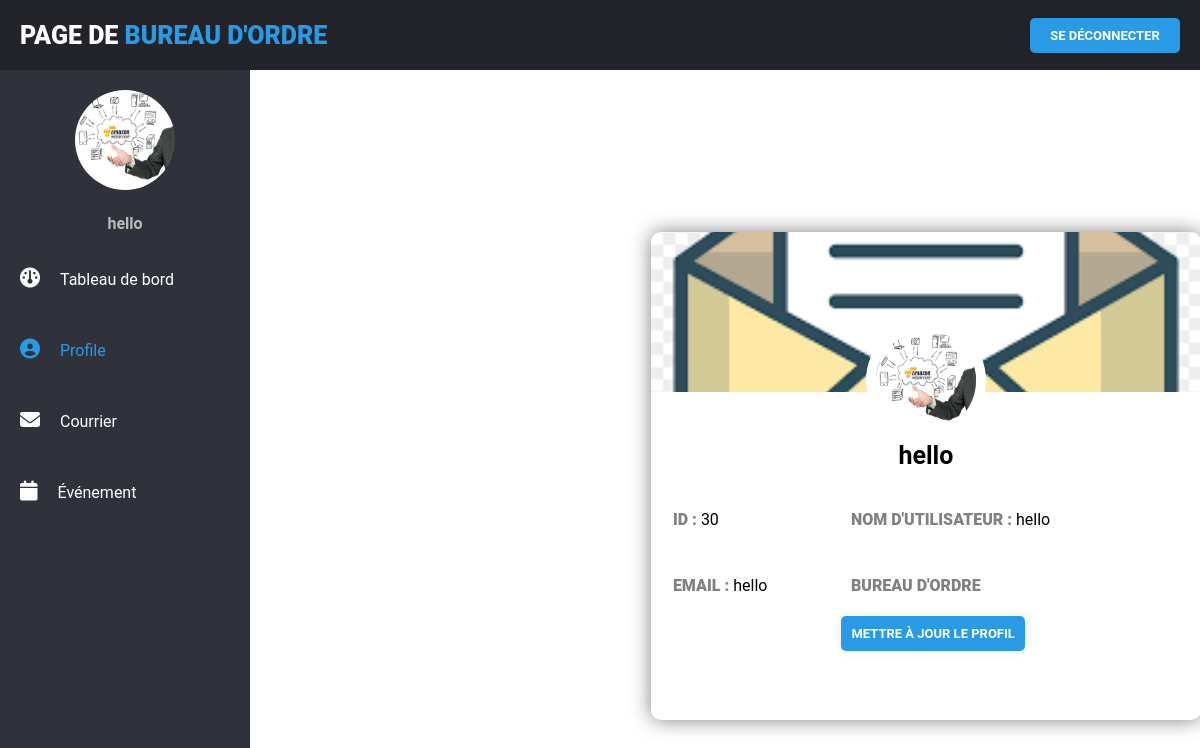
Screenshot of /app_web_final/home_profil_direction.php (signed in) with the database file from the repository.
### tables this page shows
CREATE TABLE `user_form` (
  `id` int(11) NOT NULL,
  `name` varchar(255) NOT NULL,
  `email` varchar(255) NOT NULL,
  `utilname` varchar(255) NOT NULL,
  `password` varchar(255) NOT NULL,
  `image` varchar(255) NOT NULL,
  `direction` varchar(255) NOT NULL,
  `utiltype` varchar(50) NOT NULL DEFAULT 'Utilisateur'
);

### app_web_final/home_profil_direction.php (the view, shortened to what this page needs)
<?php
include 'config.php';
$user_id = $_SESSION['user_id'];
$name = $_SESSION['name'];
?>
<!DOCTYPE html>
<html lang="en">
<head>
    <link rel="stylesheet" href="css/style2.css">
</head>
<body>
        <div class="wrapper">
            <div class="header">
                <div class="header-menu">
                    <div class="title">Page de <span> Bureau d'ordre
                     </span>
                  </div>
                    <ul>
                    <a href="home_profil_direction.php?logout=<?php echo $user_id; ?>" class="btn1">Se déconnecter</a>
                    </ul>
                </div>
            </div>
            <div class="sidebar">
                <div class="sidebar-menu">
                    <center class="profile">
                    <?php
      $select = mysqli_query($conn, "SELECT * FROM `user_form` WHERE id = '$user_id'") or die('query failed');
      if(mysqli_num_rows($select) > 0){
         $fetch = mysqli_fetch_assoc($select);
      }
      if($fetch['image'] == ''){
         echo '<img src="images/default-avatar.png">';
      }else{
         echo '<img src="uploaded_img/'.$fetch['image'].'">';
      }
   ?>
                        <p><?php echo $name; ?></p>
                    </center>
                    <li class="item" id="profile">
                        <a href="home_direction.php" class="menu-btn">
                        <i class="fas fa-gauge"></i><span >Tableau de bord</span>
                        </a>
                    </li>
                    <li class="item" id="profile">
                        <a href="home_profil_direction.php" class="menu-btn">
                            <i style="color:#289ae6"  class="fas fa-user-circle"></i><span style="color:#289ae6">Profile </span>
                        </a>
                    </li>
                    <li class="item" id="profile">
                        <a href="view_courrier.php" class="menu-btn">
                        <i class="fas fa-envelope"></i><span>Courrier </span>
                        </a>
                    </li>
                    <li class="item" id="profile">
                        <a href="evenement.php" class="menu-btn">
                        <i  class="fas fa-calendar"></i><span>Événement </span>
                        </a>
                    </li>
                </div>
            </div>
            <table>
    <tr>
            <td><pre>                                                                                                                                                                   </pre></td>
<td>
        <div class="cardv">
  <div class="card-imagev">
    <img src="images/1.png" alt="">
  </div>
  <div class="profile-imagev">
  <?php
  $select = mysqli_query($conn, "SELECT * FROM `user_form` WHERE id = '$user_id'") or die('query failed');
  if(mysqli_num_rows($select) > 0){
     $fetch = mysqli_fetch_assoc($select);
  }
  if($fetch['image'] == ''){
     echo '<img src="images/default-avatar.png">';
  }else{
     echo '<img src="uploaded_img/'.$fetch['image'].'">';
  }
?>
  </div>
  <div class="card-contentv">
    <h3><?php echo $fetch['name']; ?></h3>
    <br><br>
    <table>
       <tr>
    <td><p><span class="bl">id : </span><?php echo $fetch['id']; ?> </td><td>&nbsp &nbsp &nbsp &nbsp &nbsp &nbsp &nbsp &nbsp</td><td> <span class="bl">Nom d'utilisateur : </span><?php echo $fetch['utilname']; ?></p>
    <tr><td><br><br></td></tr>
  </td></tr><tr> <td><p><span class="bl">email : </span><?php echo $fetch['email']; ?> </td><td>&nbsp &nbsp &nbsp &nbsp &nbsp &nbsp &nbsp &nbsp</td><td> <span class="bl">Bureau D'ordre </span></p> </td>
</table>
<br>
<table>
       <tr><td>&nbsp &nbsp &nbsp &nbsp &nbsp &nbsp &nbsp &nbsp &nbsp &nbsp &nbsp &nbsp &nbsp &nbsp &nbsp &nbsp &nbsp &nbsp &nbsp &nbsp &nbsp &nbsp &nbsp &nbsp </td>
     <td><a href="update_profile_direction.php" class="btn1">mettre à jour le profil</a></td>
     </tr></table>
<br><br> <br><br>
  </div>
</div>
</td></tr></table>
   </body>
   </html>

### app_web_final/css/style2.css (style rules this page uses)
:root { --blue:#3498db; --dark-blue:#2980b9; --red:#e74c3c; --dark-red:#c0392b; --black:#333; --white:#fff; --light-bg:#eee; --box-shadow:0 5px 10px rgba(0,0,0,.1); }
* { font-family: 'Poppins', sans-serif; margin:0; padding:0; box-sizing: border-box; outline: none; border: none; text-decoration: none; }
* { margin: 0; padding: 0; list-style: none; text-decoration: none; box-sizing: border-box; font-family: "Roboto", sans-serif; }
body { background: #fff; }
.wrapper .header { z-index: 1; background: #22242A; position: fixed; width: calc(100% - 0%); height: 70px; display: flex; top: 0; }
.wrapper .header .header-menu { width: calc(100% - 0%); height: 100%; display: flex; justify-content: space-between; align-items: center; padding: 0 20px; }
.wrapper .header .header-menu .title { color: #fff; font-size: 25px; text-transform: uppercase; font-weight: 900; }
.wrapper .header .header-menu .title span { color: #289ae6; }
.wrapper .header .header-menu ul { display: flex; }
.wrapper .sidebar { z-index: 1; background: #2F323A; position: fixed; top: 70px; width: 250px; height: calc(100% - 9%); transition: 0.3s; transition-property: width; overflow-y: auto; }
.wrapper .sidebar .sidebar-menu { overflow: hidden; }
.wrapper .sidebar .sidebar-menu .profile img { margin: 20px 0; width: 100px; height: 100px; border-radius: 50%; }
.wrapper .sidebar .sidebar-menu .profile p { color: #bbb; font-weight: 700; margin-bottom: 10px; }
.wrapper .sidebar .sidebar-menu .item { width: 250px; overflow: hidden; }
.wrapper .sidebar .sidebar-menu .item .menu-btn { display: block; color: #fff; position: relative; padding: 25px 20px; transition: 0.3s; transition-property: color; }
.wrapper .sidebar .sidebar-menu .item .menu-btn i { margin-right: 20px; }
.btn1 { font-family: "Roboto", sans-serif; font-size: 13px; font-weight: bold; background: #289ae6; width: 150px; padding: 10px; text-align: center; text-decoration: none; text-transform: uppercase; color: #fff; border-radius: 5px; cursor: pointer; box-shadow: 0 0 10px rgba(0, 0, 0, 0.1); -webkit-transition-duration: 0.3s; transition-duration: 0.3s; -webkit-transition-property: box-shadow, transform; transition-property: box-shadow, transform; }

### app_web_final/home_profil_direction.php (style rules this page uses)
.fas { font-size: 20px; }
.cardv { font-family: "Candara", sans-serif; width: 550px; overflow: hidden; background: #fff; border-radius: 10px; box-shadow: 0 0 20px rgba(0, 0, 0, 0.5); display: flex; flex-direction: column; }
.card-imagev img { width: 100%; height: 160px; border-top-left-radius: 10px; border-top-right-radius: 10px; object-fit: cover; }
.profile-imagev img { z-index: 1; width: 120px; height: 120px; position: relative; margin-top: -75px; display: block; margin-left: auto; margin-right: auto; border-radius: 100px; border: 10px solid #fff; transition-duration: 0.4s; transition-property: transform; }
.card-contentv h3 { font-size: 25px; text-align: center; margin: 0; }
.card-contentv p { font-size: 16px; text-align: justify; padding: 0 20px 5px 20px; }
.bl { text-transform: uppercase; font-weight: 900; color: gray; }

### rows the page displays
user_form: image (picture), name "hello", id "30", utilname "hello", email "hello"

### other values shown
$name "hello"
